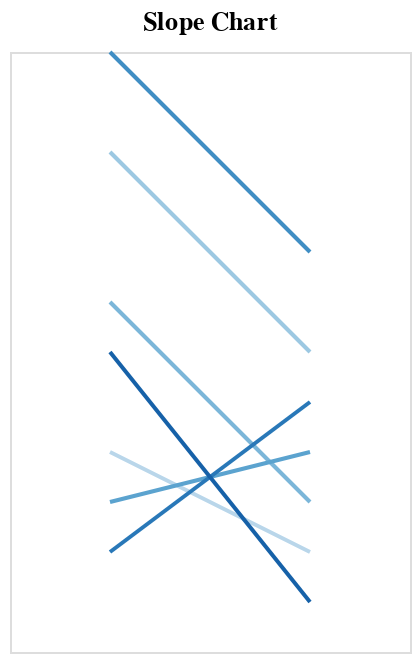

Notebook code cell kept with this figure:
### Code cell
import altair as alt
import pandas as pd

source = pd.DataFrame({
    'Category': ['A', 'B', 'C', 'D', 'E', 'F', 'G'] * 2, 
    'Period': ['Start'] * 7 + ['End'] * 7,  
    'Value': [10, 30, 15, 20, 40, 25, 5, 20, 50, 35, 15, 60, 10, 30]  
})

# Create the slope chart
chart = alt.Chart(source).mark_line().encode(
    x=alt.X('Period:N', title=None, axis=None), 
    y=alt.Y('Value:Q', title=None, axis=None),  
    color=alt.Color('Category:N', legend=None).scale(scheme='blues'),
    detail='Category:N'  
).properties(
    width=200,
    height=300,
    title="Slope Chart"
).configure_axis(
    grid=False, 
    domainColor='lightblue' 
)

chart

### Figure 1 — Vega-Lite specification as saved in the notebook (floating-point values rounded to 4 significant figures)
{"config": {"view": {"continuousWidth": 300, "continuousHeight": 300}, "axis": {"domainColor": "lightblue", "grid": false}}, "data": {"name": "data-91891c54500be3360b1c3115d5188166"}, "mark": {"type": "line"}, "encoding": {"color": {"field": "Category", "legend": null, "scale": {"scheme": "blues"}, "type": "nominal"}, "detail": {"field": "Category", "type": "nominal"}, "x": {"axis": null, "field": "Period", "title": null, "type": "nominal"}, "y": {"axis": null, "field": "Value", "title": null, "type": "quantitative"}}, "height": 300, "title": "Slope Chart", "width": 200, "$schema": "https://vega.github.io/schema/vega-lite/v5.20.1.json", "datasets": {"data-91891c54500be3360b1c3115d5188166": [{"Category": "A", "Period": "Start", "Value": 10}, {"Category": "B", "Period": "Start", "Value": 30}, {"Category": "C", "Period": "Start", "Value": 15}, {"Category": "D", "Period": "Start", "Value": 20}, {"Category": "E", "Period": "Start", "Value": 40}, {"Category": "F", "Period": "Start", "Value": 25}, {"Category": "G", "Period": "Start", "Value": 5}, {"Category": "A", "Period": "End", "Value": 20}, {"Category": "B", "Period": "End", "Value": 50}, {"Category": "C", "Period": "End", "Value": 35}, {"Category": "D", "Period": "End", "Value": 15}, {"Category": "E", "Period": "End", "Value": 60}, {"Category": "F", "Period": "End", "Value": 10}, {"Category": "G", "Period": "End", "Value": 30}]}}
